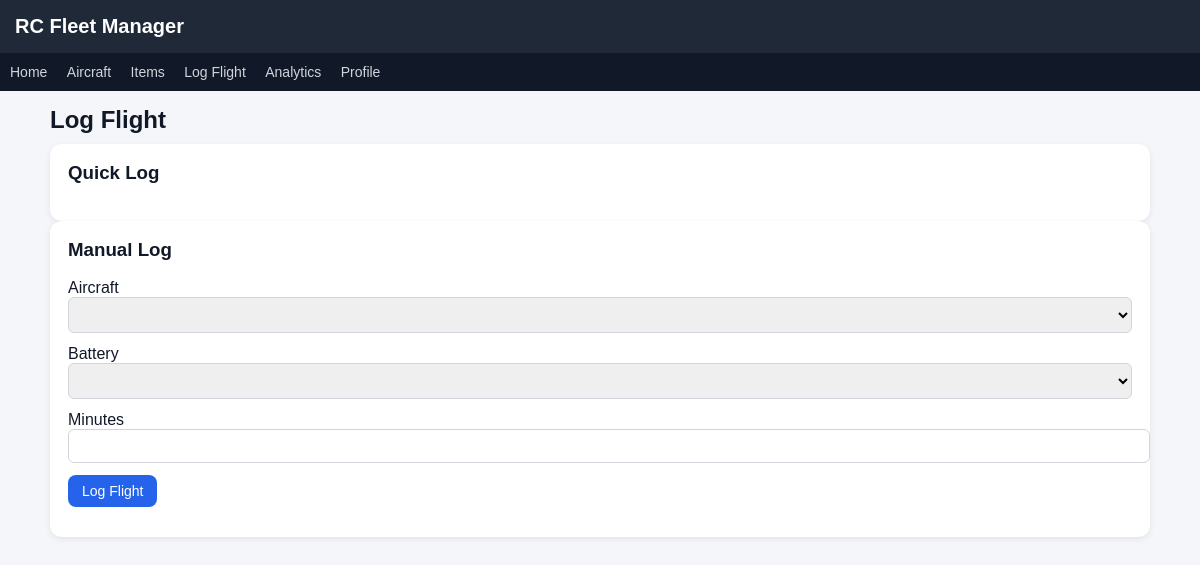
Before: /log_flight with the older database file.
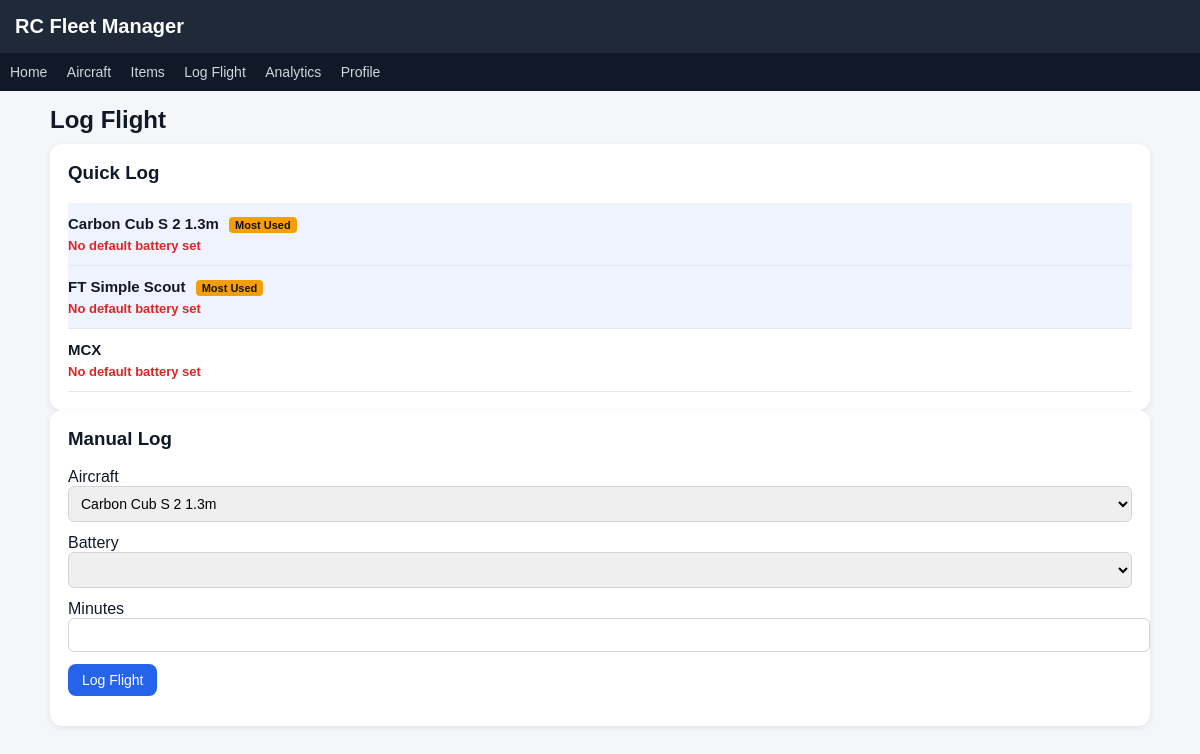
After: the same page with the newer database file.
### tables this page shows
CREATE TABLE aircraft (
        id INTEGER PRIMARY KEY,
        name TEXT,
        type TEXT,
        notes TEXT,
        total_minutes INTEGER DEFAULT 0,
        default_battery_id INTEGER
    );

### app.py (the view, shortened to what this page needs)
@app.route("/log_flight", methods=["GET", "POST"])
def log_flight():
    db = get_db()
    aircraft = db.execute("""
        SELECT a.*,
        COALESCE(SUM(f.minutes),0) as total_minutes
        FROM aircraft a
        LEFT JOIN flights f ON a.id = f.aircraft_id
        GROUP BY a.id
        ORDER BY total_minutes DESC
    """).fetchall()
    batteries = db.execute("SELECT * FROM batteries").fetchall()
    quick_minutes = request.args.get("quick")
    aircraft_id = request.args.get("aircraft")
    if request.method == "POST":
        aircraft_id = request.form["aircraft"]
        battery_id = request.form.get("battery") or None
        minutes = int(request.form["minutes"])
        process_flight(aircraft_id, battery_id, minutes)
        return redirect("/log_flight")
    return render_template(
        "log_flight.html",
        aircraft=aircraft,
        batteries=batteries
    )

### database.py (called while the page is built)
def get_db():
    conn = sqlite3.connect(DB_NAME)
    conn.row_factory = sqlite3.Row
    return conn

### templates/log_flight.html (shortened to what this page needs)
{% extends "base.html" %}
{% block content %}
<h2>Log Flight</h2>
<div class="card">
<h3>Quick Log</h3>
{% for a in aircraft %}
<div class="quick-row {% if loop.index <= 2 %}top-aircraft{% endif %}">
<div class="quick-title">
{{ a.name }}
{% if loop.index <= 2 %}
<span class="badge">Most Used</span>
{% endif %}
</div>
{% if a.default_battery_id %}
<div class="quick-log">
<a class="quick-btn" href="/log_flight?quick=5&aircraft={{ a.id }}">5</a>
<a class="quick-btn" href="/log_flight?quick=7&aircraft={{ a.id }}">7</a>
<a class="quick-btn" href="/log_flight?quick=10&aircraft={{ a.id }}">10</a>
</div>
{% else %}
<div class="warning">No default battery set</div>
{% endif %}
</div>
{% endfor %}
</div>
<div class="card">
<h3>Manual Log</h3>
<form method="POST">
<label>Aircraft</label>
<select name="aircraft" id="aircraft-select">
{% for a in aircraft %}
<option value="{{ a.id }}" data-battery="{{ a.default_battery_id }}">
{{ a.name }}
</option>
{% endfor %}
</select>
<label>Battery</label>
<select name="battery" id="battery-select">
</select>
<label>Minutes</label>
<input type="number" name="minutes" required>
<button class="btn">Log Flight</button>
</form>
</div>
{% endblock %}

Changed rows visible on the page:
added aircraft: name "Carbon Cub S 2 1.3m", shows "Most Used"
added aircraft: name "FT Simple Scout", shows "Most Used"
added aircraft: name "MCX"
Other visible differences:
form field aircraft: (not shown) → "Carbon Cub S 2 1.3m"
